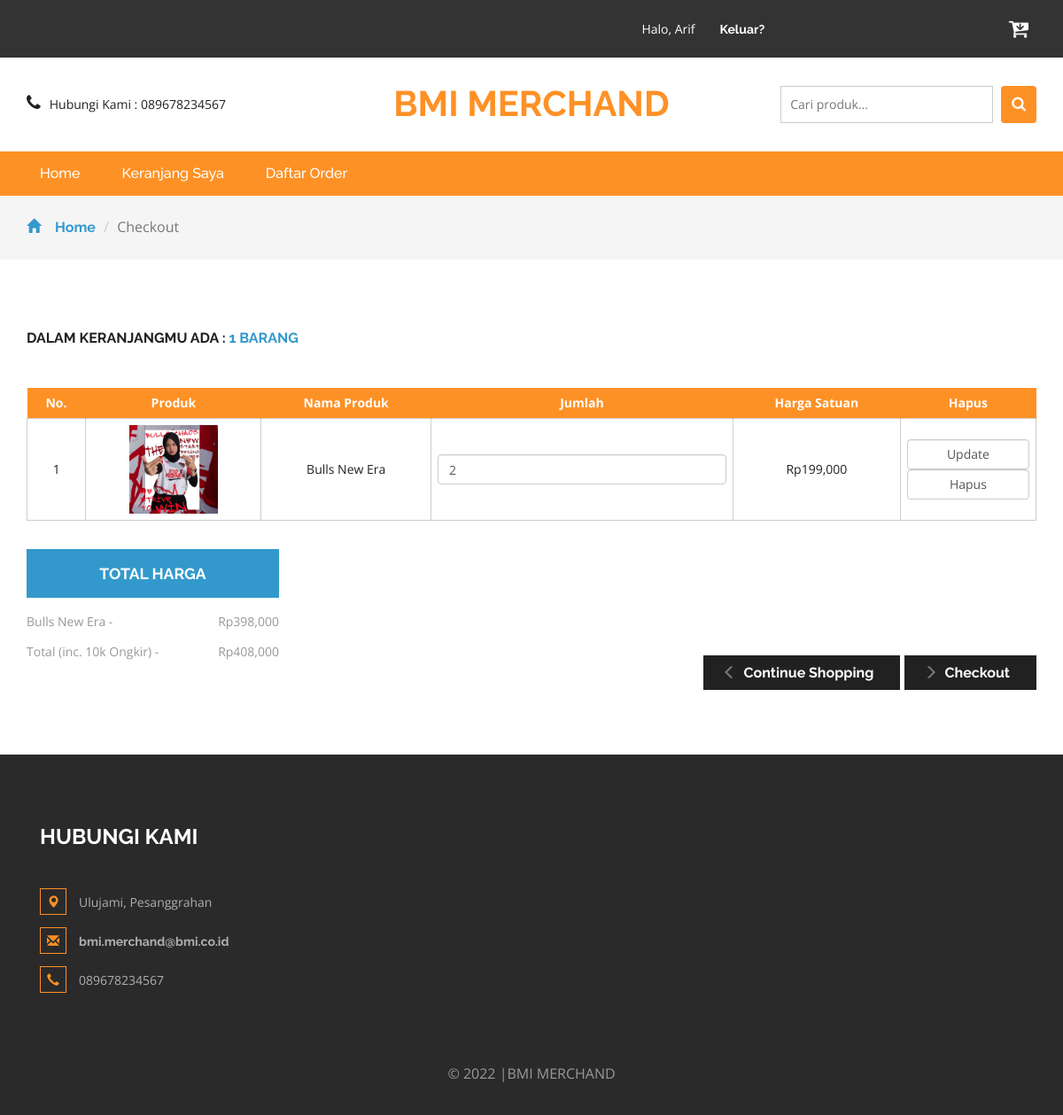
/cart.php (signed in), run on the app's committed database.
### tables this page shows
CREATE TABLE `detailorder` (
  `detailid` int(11) NOT NULL,
  `orderid` varchar(100) NOT NULL,
  `idproduk` int(11) NOT NULL,
  `qty` int(11) NOT NULL
);

CREATE TABLE `produk` (
  `idproduk` int(11) NOT NULL,
  `idkategori` int(11) NOT NULL,
  `namaproduk` varchar(30) NOT NULL,
  `gambar` varchar(100) NOT NULL,
  `deskripsi` varchar(200) NOT NULL,
  `rate` int(11) NOT NULL,
  `stok` int(50) NOT NULL,
  `hargabefore` int(11) NOT NULL,
  `hargaafter` int(11) NOT NULL,
  `tgldibuat` timestamp NOT NULL DEFAULT current_timestamp()
);

### cart.php (the view, shortened to what this page needs)
<?php
include 'dbconnect.php';
	$uid = $_SESSION['id'];
	$caricart = mysqli_query($conn,"select * from cart where userid='$uid' and status='Cart'");
	$fetch = mysqli_fetch_array($caricart);
	$orderidd = $fetch['orderid'];
	$itungtrans = mysqli_query($conn,"select count(detailid) as jumlahtrans from detailorder where orderid='$orderidd'");
	$itungtrans2 = mysqli_fetch_assoc($itungtrans);
	$itungtrans3 = $itungtrans2['jumlahtrans'];
?>
<!DOCTYPE html>
<html>
<head>
<link href="css/bootstrap.css" rel="stylesheet" type="text/css" media="all" />
<link href="css/style.css" rel="stylesheet" type="text/css" media="all" />
<link href="css/font-awesome.css" rel="stylesheet">
</head>
<body>
	<div class="agileits_header">
		<div class="container">
			<div class="w3l_offers">
			</div>
			<div class="agile-login">
				<ul>
				<?php
				if(!isset($_SESSION['log'])){
					echo '
					<li><a href="registered.php"> Daftar</a></li>
					<li><a href="login.php">Masuk</a></li>
					';
				} else {
					if($_SESSION['role']=='Member'){
					echo '
					<li style="color:white">Halo, '.$_SESSION["name"].'
					<li><a href="logout.php">Keluar?</a></li>
					';
					} else {
					echo '
					<li style="color:white">Halo, '.$_SESSION["name"].'
					<li><a href="admin">Admin Panel</a></li>
					<li><a href="logout.php">Keluar?</a></li>
					';
					};
				}
				?>
				</ul>
			</div>
			<div class="product_list_header">
					<a href="cart.php"><button class="w3view-cart" type="submit" name="submit" value=""><i class="fa fa-cart-arrow-down" aria-hidden="true"></i></button>
					 </a>
			</div>
			<div class="clearfix"> </div>
		</div>
	</div>
	<div class="logo_products">
		<div class="container">
		<div class="w3ls_logo_products_left1">
		<ul class="phone_email">
				<li><i class="fa fa-phone" aria-hidden="true"></i>Hubungi Kami : 089678234567</li>
				</ul>
			</div>
			<div class="w3ls_logo_products_left">
				<h1><a href="index.php">BMI MERCHAND</a></h1>
			</div>
		<div class="w3l_search">
			<form action="search.php" method="post">
				<input type="search" name="Search" placeholder="Cari produk...">
				<button type="submit" class="btn btn-default search" aria-label="Left Align">
					<i class="fa fa-search" aria-hidden="true"> </i>
				</button>
			</form>
		</div>
			<div class="clearfix"> </div>
		</div>
	</div>
	<div class="navigation-agileits">
		<div class="container">
			<nav class="navbar navbar-default">
							<div class="collapse navbar-collapse" id="bs-megadropdown-tabs">
								<ul class="nav navbar-nav">
									<li class="active"><a href="index.php" class="act">Home</a></li>
									<li><a href="cart.php">Keranjang Saya</a></li>
									<li><a href="daftarorder.php">Daftar Order</a></li>
								</ul>
							</div>
							</nav>
			</div>
		</div>
	<div class="breadcrumbs">
		<div class="container">
			<ol class="breadcrumb breadcrumb1">
				<li><a href="index.php"><span class="glyphicon glyphicon-home" aria-hidden="true"></span>Home</a></li>
				<li class="active">Checkout</li>
			</ol>
		</div>
	</div>
	<div class="checkout">
		<div class="container">
			<h2>Dalam keranjangmu ada : <span><?php echo $itungtrans3 ?> barang</span></h2>
			<div class="checkout-right">
				<table class="timetable_sub">
					<thead>
						<tr>
							<th>No.</th>
							<th>Produk</th>
							<th>Nama Produk</th>
							<th>Jumlah</th>
							<th>Harga Satuan</th>
							<th>Hapus</th>
						</tr>
					</thead>
					<?php
						$brg=mysqli_query($conn,"SELECT * from detailorder d, produk p where orderid='$orderidd' and d.idproduk=p.idproduk order by d.idproduk ASC");
						$no=1;
						while($b=mysqli_fetch_array($brg)){
					?>
					<tr class="rem1"><form method="post">
						<td class="invert"><?php echo $no++ ?></td>
						<td class="invert"><a href="product.php?idproduk=<?php echo $b['idproduk'] ?>"><img src="<?php echo $b['gambar'] ?>" width="100px" height="100px" /></a></td>
						<td class="invert"><?php echo $b['namaproduk'] ?></td>
						<td class="invert">
							 <div class="quantity">
								<div class="quantity-select">
									<input type="number" name="jumlah" class="form-control" height="100px" value="<?php echo $b['qty'] ?>" \>
								</div>
							</div>
						</td>
						<td class="invert">Rp<?php echo number_format($b['hargaafter']) ?></td>
						<td class="invert">
							<div class="rem">
								<input type="submit" name="update" class="form-control" value="Update" \>
								<input type="submit" name="hapus" class="form-control" value="Hapus" \>
							</form>
							</div>
					<?php
						}
					?>
			</div>
			<div class="checkout-left">
				<div class="checkout-left-basket">
					<h4>Total Harga</h4>
					<ul>
						<?php
						$brg=mysqli_query($conn,"SELECT * from detailorder d, produk p where orderid='$orderidd' and d.idproduk=p.idproduk order by d.idproduk ASC");
						$subtotal = 10000;
						while($b=mysqli_fetch_array($brg)){
						$hrg = $b['hargaafter'];
						$qtyy = $b['qty'];
						$totalharga = $hrg * $qtyy;
						$subtotal += $totalharga
						?>
						<li><?php echo $b['namaproduk']?><i> - </i> <span>Rp<?php echo number_format($totalharga) ?> </span></li>
						<?php
						}
						?>
						<li>Total (inc. 10k Ongkir)<i> - </i> <span>Rp<?php echo number_format($subtotal) ?></span></li>
					</ul>
				</div>
				<div class="checkout-right-basket">
					<a href="index.php"><span class="glyphicon glyphicon-menu-left" aria-hidden="true"></span>Continue Shopping</a>
					<a href="checkout.php"><span class="glyphicon glyphicon-menu-right" aria-hidden="true"></span>Checkout</a>
				</div>
				<div class="clearfix"> </div>
			</div>
		</div>
<div class="footer">
		<div class="container">
			<div class="w3_footer_grids">
				<div class="col-md-4 w3_footer_grid">
					<h3>Hubungi Kami</h3>
					<ul class="address">
						<li><i class="glyphicon glyphicon-map-marker" aria-hidden="true"></i>Ulujami, Pesanggrahan</li>
						<li><i class="glyphicon glyphicon-envelope" aria-hidden="true"></i><a href="mailto:info@email">bmi.merchand@bmi.co.id</a></li>
						<li><i class="glyphicon glyphicon-earphone" aria-hidden="true"></i>089678234567</li>
					</ul>
				</div>
				<div class="clearfix"> </div>
			</div>
		</div>
		<div class="footer-copy">
			<div class="container">
			<p>© 2022 |BMI MERCHAND</p>
			</div>
		</div>
	</div>
<link href="css/skdslider.css" rel="stylesheet">
</body>
</html>

### data on the page
detailorder: idproduk.gambar (picture), idproduk.namaproduk "Bulls New Era", jumlah "2", idproduk.hargaafter "199,000", totalharga "398,000"

### other printed values
$_SESSION["name"] "Arif"
$itungtrans3 "1"
$subtotal "408,000"
